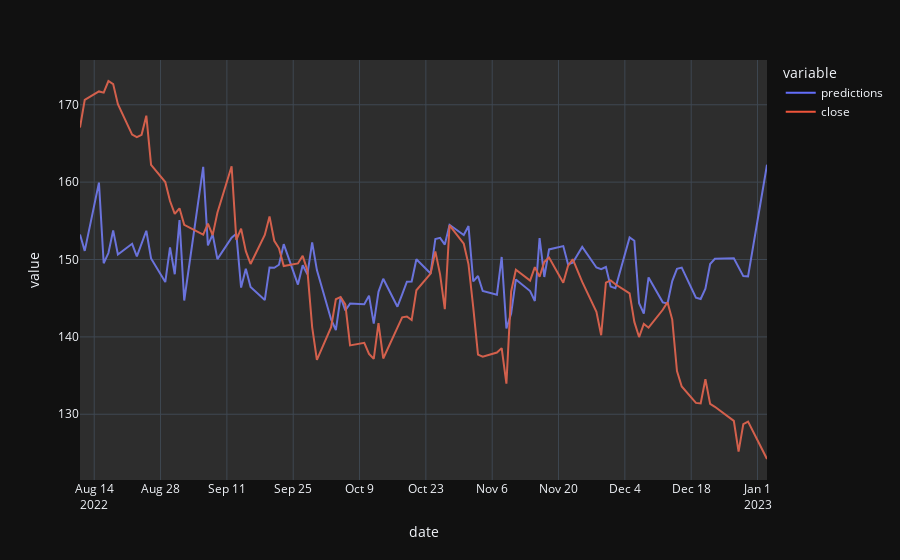

Notebook code cell kept with this figure:
### Code cell
px.line(
    test_df, x=test_df.index, y=["predictions", "close"], template="plotly_dark"
).add_vrect(
    x0=X_test.index[0],
    x1=X_test.index[-1],
    fillcolor="grey",
    opacity=0.25,
    line_width=0,
)
